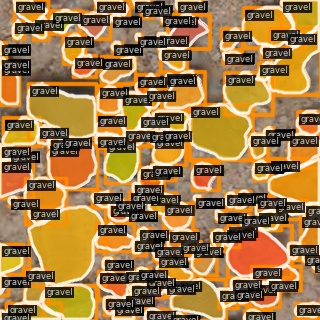
#> input picture work_dirs_gravel/gravel_roboflow_414/browse_test/0906-2_0003_jpg.rf.044051537c1226586340ddbbb98a312b.jpg, 320 x 320 px
$ python inspect_isaid_instance_maps.py ../../work_dirs_gravel/gravel_roboflow_414/browse_test/0906-2_0003_jpg.rf.044051537c1226586340ddbbb98a312b.jpg ../../work_dirs_gravel/gravel_roboflow_414/browse_test/0906-2_0039_jpg.rf.306d5d406c3fd76a2925fc74b536b102.jpg
#> lines starting #> are read from the running program, lines starting #| are printed output that depends on the picture
import argparse
from pathlib import Path

import cv2
import numpy as np


def rgb_to_int(rgb):
    """Pack RGB to a single int for uniqueness analysis."""
    rgb = rgb.astype(np.uint32)
    return (rgb[..., 0] << 16) + (rgb[..., 1] << 8) + rgb[..., 2]


def describe_image(name, img):
    print(f'===== {name} =====')
    print(f'shape: {img.shape}')
    print(f'dtype: {img.dtype}')
    print(f'min: {img.min()}, max: {img.max()}')

    flat = img.reshape(-1, img.shape[-1])
    uniq = np.unique(flat, axis=0)
    print(f'unique RGB colors: {len(uniq)}')

    # show first 20 unique colors
    print('first 20 unique RGB values:')
    for c in uniq[:20]:
        print(c.tolist())

    packed = rgb_to_int(img)
    uniq_packed = np.unique(packed)
    print(f'unique packed RGB values: {len(uniq_packed)}')
    print()


def main():
    parser = argparse.ArgumentParser()
    parser.add_argument('color_map', help='Path to *_instance_color_RGB.png')
    parser.add_argument('id_map', help='Path to *_instance_id_RGB.png')
    args = parser.parse_args()

    color_img = cv2.imread(args.color_map, cv2.IMREAD_COLOR)
#> color_img is the input picture: shape (320, 320, 3); mean B, G, R 72.1, 121.9, 158.2
    id_img = cv2.imread(args.id_map, cv2.IMREAD_COLOR)
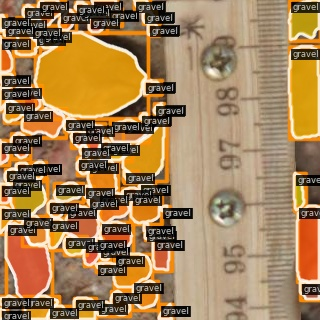
#> input picture work_dirs_gravel/gravel_roboflow_414/browse_test/0906-2_0039_jpg.rf.306d5d406c3fd76a2925fc74b536b102.jpg, 320 x 320 px
#> id_img is the input picture: shape (320, 320, 3); mean B, G, R 87.8, 129.2, 162.6

    if color_img is None:
        raise FileNotFoundError(args.color_map)
    if id_img is None:
        raise FileNotFoundError(args.id_map)

    # cv2 reads BGR, convert to RGB for interpretation
    color_img = cv2.cvtColor(color_img, cv2.COLOR_BGR2RGB)
    id_img = cv2.cvtColor(id_img, cv2.COLOR_BGR2RGB)

    describe_image('instance_color_RGB', color_img)
#| shape: (320, 320, 3)
#| dtype: uint8
#| min: 0, max: 255
#| unique RGB colors: 48611
#> the loop in describe_image, `for c in uniq[:20]:` made 20 passes
#> c on passes 1 to 12: [0, 0, 0], [0, 0, 2], [0, 0, 4], [0, 0, 5], [0, 1, 0], [0, 1, 2], [0, 1, 4], [0, 2, 0], [0, 2, 1], [0, 2, 3], [0, 2, 5], [0, 3, 0]
#| [0, 0, 0]
#| [0, 0, 2]
#| [0, 0, 4]
#| [0, 0, 5]
#| [0, 1, 0]
#| [0, 1, 2]
#| [0, 1, 4]
#| [0, 2, 0]
#> (further printed lines are left out)
#> in rgb_to_int, `return (rgb[..., 0] << 16) + (rgb[..., 1] << 8) + rgb[..., 2]`:
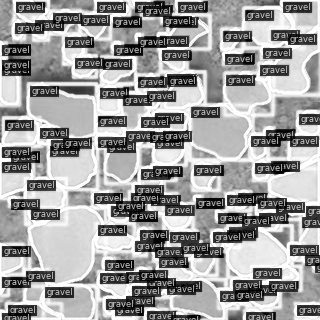
#> returned value: shape (320, 320) uint32; min 0, max 16777199, mean 10401536.8; drawn with min black and max white
#| unique packed RGB values: 48611
    describe_image('instance_id_RGB', id_img)
#| shape: (320, 320, 3)
#| dtype: uint8
#| min: 0, max: 255
#| unique RGB colors: 38469
#> the loop in describe_image (call 2), `for c in uniq[:20]:` made 20 passes
#> c on passes 1 to 12: [0, 0, 0], [0, 0, 2], [0, 1, 0], [0, 1, 3], [0, 1, 7], [0, 2, 0], [0, 2, 1], [0, 2, 2], [0, 3, 0], [0, 3, 2], [0, 3, 6], [0, 4, 0]
#| [0, 0, 0]
#| [0, 0, 2]
#| [0, 1, 0]
#| [0, 1, 3]
#| [0, 1, 7]
#| [0, 2, 0]
#| [0, 2, 1]
#| [0, 2, 2]
#> (further printed lines are left out)
#> in rgb_to_int (call 2), `return (rgb[..., 0] << 16) + (rgb[..., 1] << 8) + rgb[..., 2]`:
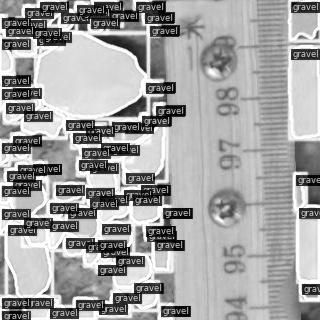
#> returned value: shape (320, 320) uint32; min 0, max 16776947, mean 10686180.5; drawn with min black and max white
#| unique packed RGB values: 38469

    same = np.array_equal(color_img, id_img)
#> same = False
    print(f'Are the two images exactly identical? {same}')
#| Are the two images exactly identical? False

    # how many pixels differ?
    diff = np.any(color_img != id_img, axis=-1)
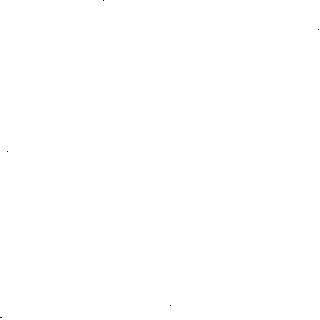
#> diff: shape (320, 320) bool; 100% white; black in thin lines or dots
    print(f'Num different pixels: {diff.sum()} / {diff.size}')
#| Num different pixels: 102394 / 102400

    # background stats
    bg_color = np.array([0, 0, 0], dtype=np.uint8)
    color_bg = np.all(color_img == bg_color, axis=-1).sum()
#> color_bg = 23
    id_bg = np.all(id_img == bg_color, axis=-1).sum()
#> id_bg = 21
    print(f'Background pixels in color map: {color_bg}')
#| Background pixels in color map: 23
    print(f'Background pixels in id map: {id_bg}')
#| Background pixels in id map: 21


if __name__ == '__main__':
    main()
